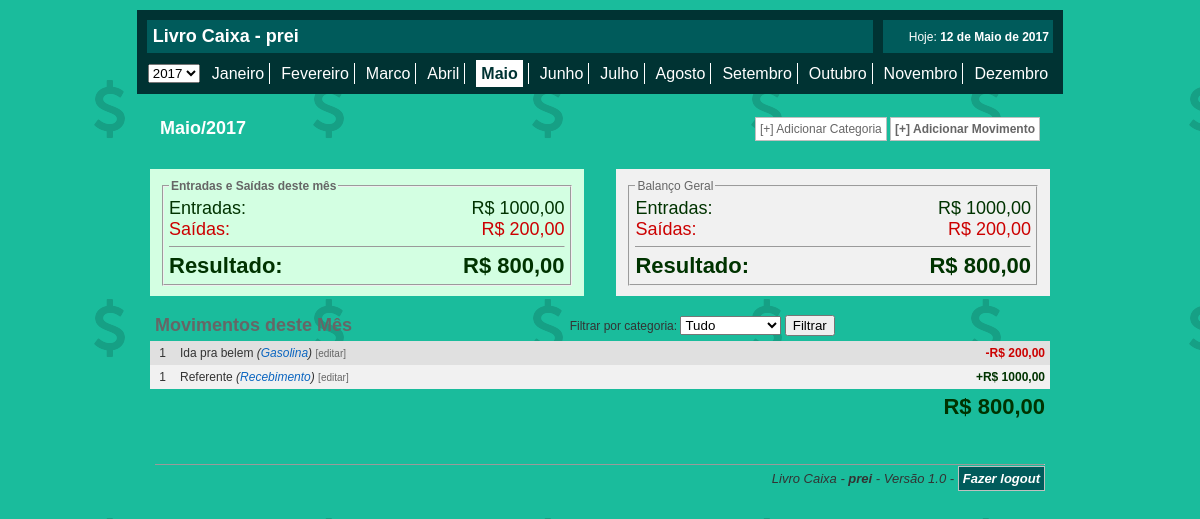
Screenshot of /index.php (signed in) with the database file from the repository.
### tables this page shows
CREATE TABLE `lc_movimento` (
  `id` int(11) NOT NULL,
  `tipo` int(11) DEFAULT NULL,
  `dia` int(11) DEFAULT NULL,
  `mes` int(11) DEFAULT NULL,
  `ano` int(11) DEFAULT NULL,
  `cat` int(11) DEFAULT NULL,
  `descricao` longtext,
  `valor` float DEFAULT NULL
);

CREATE TABLE `lc_cat` (
  `id` int(11) NOT NULL,
  `nome` varchar(255) DEFAULT NULL
);

### functions.php (called while the page is built)
<?php
function formata_dinheiro($valor) {
    $valor = number_format($valor, 2, ',', '');
    return "R$ " . $valor;
}
function mostraMes($m) {
    switch ($m) {
        case 01: $mes = "Janeiro";
            break;
        case 02: $mes = "Fevereiro";
            break;
        case 03: $mes = "Marco";
            break;
        case 04: $mes = "Abril";
            break;
        case 05: $mes = "Maio";
            break;
        case 06: $mes = "Junho";
            break;
        case 07: $mes = "Julho";
            break;
        case 8: $mes = "Agosto";
            break;
        case 9: $mes = "Setembro";
            break;
        case 10: $mes = "Outubro";
            break;
        case 11: $mes = "Novembro";
            break;
        case 12: $mes = "Dezembro";
            break;
    }
    return $mes;
}
?>

### index.php (the view, shortened to what this page needs)
<?php
include 'config.php';
include 'functions.php';
if (isset($_GET['mes']))
    $mes_hoje = $_GET['mes'];
else
    $mes_hoje = date('m');
if (isset($_GET['ano']))
    $ano_hoje = $_GET['ano'];
else
    $ano_hoje = date('Y');
?>
<?php if ($_SESSION['usuario']) :?>
<!DOCTYPE html PUBLIC "-//W3C//DTD XHTML 1.0 Transitional//EN" "http://www.w3.org/TR/xhtml1/DTD/xhtml1-transitional.dtd">
<html xmlns="http://www.w3.org/1999/xhtml">
<head>
<link href="css/styles.css" rel="stylesheet" type="text/css" />
</head>
<body style="padding:10px" background="imagens/back.png">
<table cellpadding="1" cellspacing="10"  width="900" align="center" style="background-color:#033">
<tr>
<td colspan="11" style="background-color:#005B5B;">
<h2 style="color:#FFF; margin:5px">Livro Caixa - <?php echo $_SESSION['usuario']->nome?></h2>
</td>
<td colspan="2" align="right" style="background-color:#005B5B;">
<a style="color:#FFF" href="?mes=<?php echo date('m')?>&ano=<?php echo date('Y')?>">Hoje:<strong> <?php echo date('d')?> de <?php echo mostraMes(date('m'))?> de <?php echo date('Y')?></strong></a>&nbsp;
</td>
</tr>
<tr>
<td width="70">
<select onchange="location.replace('?mes=<?php echo $mes_hoje?>&ano='+this.value)">
<?php
for ($i=2008;$i<=2020;$i++){
?>
<option value="<?php echo $i?>" <?php if ($i==$ano_hoje) echo "selected=selected"?> ><?php echo $i?></option>
<?php }?>
</select>
</td>
<?php
for ($i=1;$i<=12;$i++){
	?>
    <td align="center" style="<?php if ($i!=12) echo "border-right:1px solid #FFF;"?> padding-right:5px">
    <a href="?mes=<?php echo $i?>&ano=<?php echo $ano_hoje?>" style="
    <?php if($mes_hoje==$i){?>
    color:#033; font-size:16px; font-weight:bold; background-color:#FFF; padding:5px
    <?php }else{?>
    color:#FFF; font-size:16px;
    <?php }?>
    ">
    <?php echo mostraMes($i);?>
    </a>
    </td>
<?php
}
?>
</tr>
</table>
<br />
<table cellpadding="10" cellspacing="0" width="900" align="center" >
<tr>
<td colspan="2">
<h2 style="color: #FFF"><?php echo mostraMes($mes_hoje)?>/<?php echo $ano_hoje?></h2>
</td>
<td align="right">
<a href="javascript:;" onclick="abreFecha('add_cat')" class="bnt">[+] Adicionar Categoria</a>
<a href="javascript:;" onclick="abreFecha('add_movimento')" class="bnt"><strong>[+] Adicionar Movimento</strong></a>
</td>
</tr>
<tr >
<td colspan="3" >
</td>
</tr>
<tr>
<td align="left" valign="top" width="450" style="background-color:#D3FFE2">
<?php
$qr=mysqli_query($conn,"SELECT SUM(valor) as total FROM lc_movimento WHERE tipo=1 && mes='$mes_hoje' && ano='$ano_hoje'");
$row=mysqli_fetch_assoc($qr);
$entradas=$row['total'];
$qr=mysqli_query($conn,"SELECT SUM(valor) as total FROM lc_movimento WHERE tipo=0 && mes='$mes_hoje' && ano='$ano_hoje'");
$row=mysqli_fetch_assoc($qr);
$saidas=$row['total'];
$resultado_mes=$entradas-$saidas;
?>
    <fieldset>
        <legend><strong>Entradas e Saídas deste mês</strong></legend>
        <table cellpadding="0" cellspacing="0" width="100%">
            <tr>
                <td><span style="font-size:18px; color:#030">Entradas:</span></td>
                <td align="right"><span style="font-size:18px; color:#030"><?php echo formata_dinheiro($entradas) ?></span></td>
            </tr>
            <tr>
                <td><span style="font-size:18px; color:#C00">Saídas:</span></td>
                <td align="right"><span style="font-size:18px; color:#C00"><?php echo formata_dinheiro($saidas) ?></span></td>
            </tr>
            <tr>
                <td colspan="2">
                    <hr size="1" />
                </td>
            </tr>
            <tr>
                <td><strong style="font-size:22px; color:<?php if ($resultado_mes < 0) echo "#C00"; else echo "#030" ?>">Resultado:</strong></td>
                <td align="right"><strong style="font-size:22px; color:<?php if ($resultado_mes < 0) echo "#C00"; else echo "#030" ?>"><?php echo formata_dinheiro($resultado_mes) ?></strong></td>
            </tr>
        </table>
    </fieldset>
</td>
<td width="15">
</td>
<td align="left" valign="top" width="450" style="background-color:#F1F1F1">
<fieldset>
<legend>Balanço Geral</legend>
<?php
$qr=mysqli_query($conn,"SELECT SUM(valor) as total FROM lc_movimento WHERE tipo=1 ");
$row=mysqli_fetch_assoc($qr);
$entradas=$row['total'];
$qr=mysqli_query($conn,"SELECT SUM(valor) as total FROM lc_movimento WHERE tipo=0 ");
$row=mysqli_fetch_assoc($qr);
$saidas=$row['total'];
$resultado_geral=$entradas-$saidas;
?>
<table cellpadding="0" cellspacing="0" width="100%">
<tr>
<td><span style="font-size:18px; color:#030">Entradas:</span></td>
<td align="right"><span style="font-size:18px; color:#030"><?php echo formata_dinheiro($entradas)?></span></td>
</tr>
<tr>
<td><span style="font-size:18px; color:#C00">Saídas:</span></td>
<td align="right"><span style="font-size:18px; color:#C00"><?php echo formata_dinheiro($saidas)?></span></td>
</tr>
<tr>
<td colspan="2">
<hr size="1" />
</td>
</tr>
<tr>
<td><strong style="font-size:22px; color:<?php if ($resultado_geral<0) echo "#C00"; else echo "#030"?>">Resultado:</strong></td>
<td align="right"><strong style="font-size:22px; color:<?php if ($resultado_geral<0) echo "#C00"; else echo "#030"?>"><?php echo formata_dinheiro($resultado_geral)?></strong></td>
</tr>
</table>
</fieldset>
</td>
</tr>
</table>
<br />
<table cellpadding="5" cellspacing="0" width="900" align="center">
<tr>
<td colspan="2">
    <div style="float:right; text-align:right">
<form name="form_filtro_cat" method="get" action=""  >
    Filtrar por categoria:  <select name="filtro_cat" onchange="form_filtro_cat.submit()">
<option value="">Tudo</option>
</select>
  <input type="submit" value="Filtrar" class="botao" />
</form>
    </div>
<h2>Movimentos deste Mês</h2>
</td>
</tr>
<?php
$filtros="";
$qr=mysqli_query($conn,"SELECT * FROM lc_movimento WHERE mes='$mes_hoje' && ano='$ano_hoje' $filtros ORDER By dia");
$cont=0;
while ($row=mysqli_fetch_assoc($qr)){
$cont++;
$cat=$row['cat'];
$qr2=mysqli_query($conn,"SELECT nome FROM lc_cat WHERE id='$cat'");
$row2=mysqli_fetch_assoc($qr2);
$categoria=$row2['nome'];
?>
<tr style="background-color:<?php if ($cont%2==0) echo "#F1F1F1"; else echo "#E0E0E0"?>" >
<td align="center" width="15"><?php echo $row['dia']?></td>
<td><?php echo $row['descricao']?> <em>(<a href="?mes=<?php echo $mes_hoje?>&ano=<?php echo $ano_hoje?>&filtro_cat=<?php echo $cat?>"><?php echo $categoria?></a>)</em> <a href="javascript:;" style="font-size:10px; color:#666" onclick="document.getElementById('editar_mov_<?php echo $row['id']?>').style.display='';  " title="Editar">[editar]</a></td>
<td align="right"><strong style="color:<?php if ($row['tipo']==0) echo "#C00"; else echo "#030"?>"><?php if ($row['tipo']==0) echo "-"; else echo "+"?><?php echo formata_dinheiro($row['valor'])?></strong></td>
</tr>
<?php
}
?>
<tr>
<td colspan="3" align="right">
<strong style="font-size:22px; color:<?php if ($resultado_mes<0) echo "#C00"; else echo "#030"?>"><?php echo formata_dinheiro($resultado_mes)?></strong>
</td>
</tr>
</table>
<br />
<br />
<table cellpadding="5" cellspacing="0" width="900" align="center">
<tr>
<td align="right">
<hr size="1" />
    <em style="font-size: small">Livro Caixa - <strong><?php echo $_SESSION['usuario']->nome?></strong> - Versão 1.0 - <a href="index.php?sair=1" class="bnt" style="background-color:#005B5B;"><b style="color: #FFF">Fazer logout</b></a></em>
</td>
</tr>
</table>
</body>
</html>
<?php endif;?>

### css/styles.css (style rules this page uses)
body { padding:0; margin:0; font-family:Arial, Helvetica, sans-serif; color:#333333; font-size:12px; }
a { text-decoration:none; color:#0C66C0; }
h2 { font-family:Arial, Helvetica, sans-serif; color:#666; font-size:18px; text-align:left; margin:0; padding:0; }
.bnt { border:1px #C0C0C0 solid; text-decoration:none; padding:4px; color:#666666; background-color:#FFFFFF; background-image:url('../images/bg_bnt.jpg'); background-repeat:repeat-x; -moz-border-radius: 3px; -webkit-border-bottom: 3px; }
fieldset { padding:5px; -moz-border-radius: 3px; -webkit-border-bottom: 3px; }
fieldset legend { color:#666 }

### rows the page displays
lc_movimento: dia "1", descricao "Ida pra belem", lc_cat.nome "Gasolina", valor "R$ 200,00"
lc_movimento: dia "1", descricao "Referente", lc_cat.nome "Recebimento", valor "R$ 1000,00"

### other values shown
$_SESSION['usuario']->nome "prei"
mostraMes($i) "Janeiro"
mostraMes($i) "Fevereiro"
mostraMes($i) "Marco"
mostraMes($i) "Abril"
mostraMes($i) "Maio"
mostraMes($i) "Junho"
mostraMes($i) "Julho"
mostraMes($i) "Agosto"
mostraMes($i) "Setembro"
mostraMes($i) "Outubro"
mostraMes($i) "Novembro"
mostraMes($i) "Dezembro"
mostraMes($mes_hoje) "Maio"
$ano_hoje "2017"
